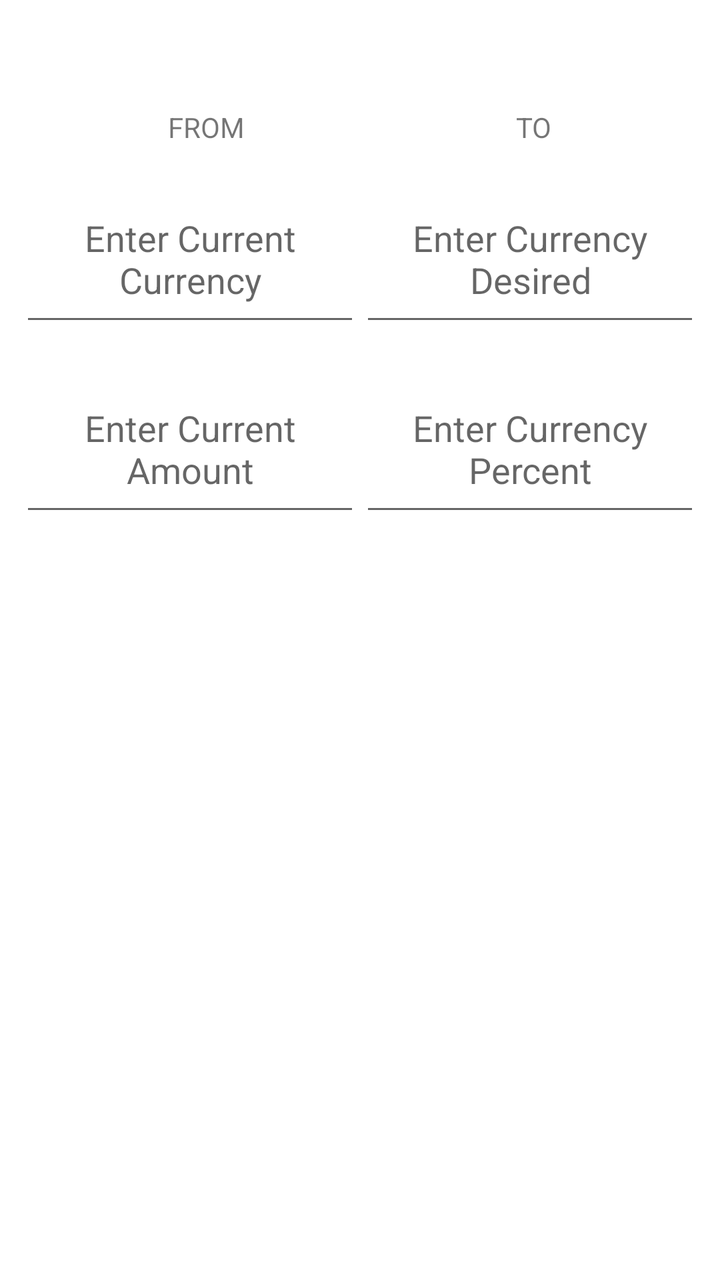
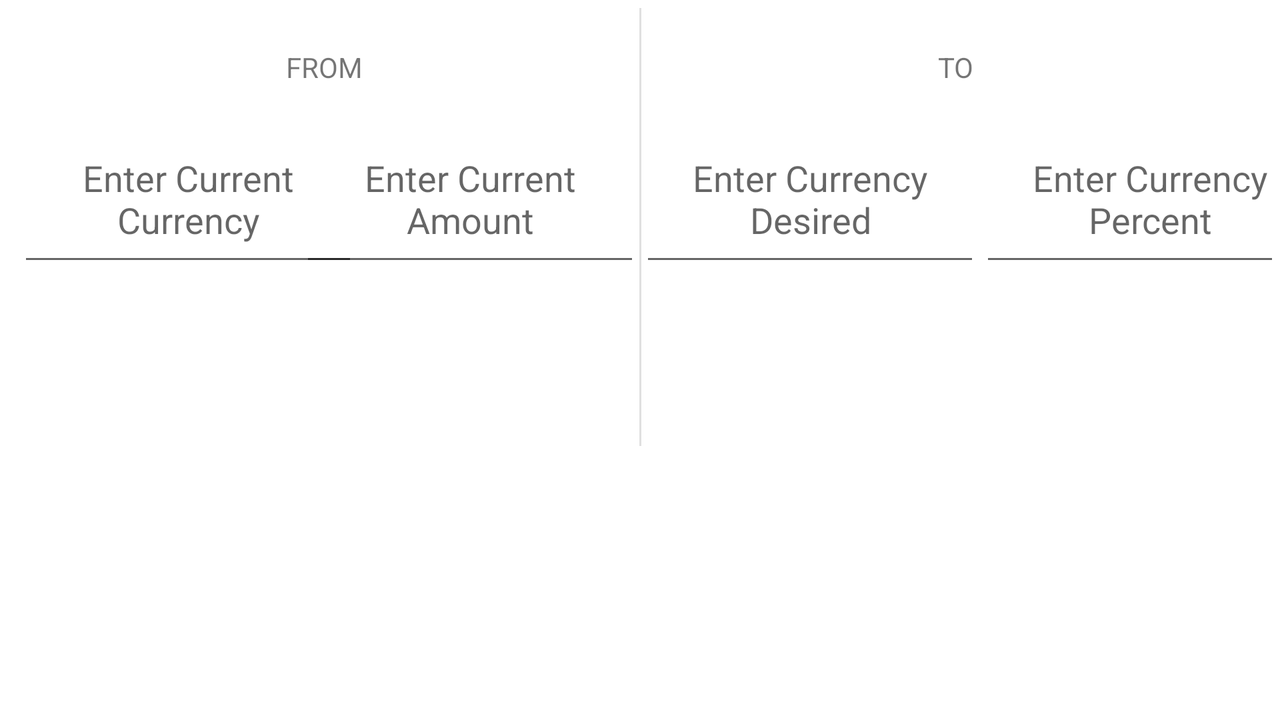

Compare how this app lays out the same screen by default and in its alternative resource folder. The renders come first, then the two layout files and the values they reference.
<!-- AndroidManifest.xml: application theme Theme.FinalExam2 -->
<!-- res/layout/main_include_text_input.xml -->
<?xml version="1.0" encoding="utf-8"?>
<androidx.constraintlayout.widget.ConstraintLayout
    xmlns:android="http://schemas.android.com/apk/res/android"
    xmlns:app="http://schemas.android.com/apk/res-auto"
    xmlns:tools="http://schemas.android.com/tools"
    android:layout_width="match_parent"
    android:layout_height="match_parent"
    android:layout_margin="@dimen/slim_activity_margin"
    android:background="@color/defaultBackgroundColor"
    android:gravity="center"
    tools:showIn="@layout/content_main">

    <TextView
        android:id="@+id/from_currency_type_text"
        android:layout_width="wrap_content"
        android:layout_height="wrap_content"
        android:layout_marginTop="50dp"
        android:layout_marginEnd="28dp"
        android:text="@string/from"
        app:layout_constraintEnd_toStartOf="@+id/to_currency_type_text"
        app:layout_constraintHorizontal_bias="0.5"
        app:layout_constraintStart_toStartOf="parent"
        app:layout_constraintTop_toTopOf="parent" />

    <EditText
        android:id="@+id/from_currency_type_input"
        android:layout_width="170dp"
        android:layout_height="80dp"
        android:layout_marginStart="15dp"
        android:layout_marginTop="15dp"
        android:ems="15"
        android:hint="@string/enter_current_currency"
        android:textAlignment="center"
        app:layout_constraintEnd_toStartOf="@+id/to_currency_type_input"
        app:layout_constraintHorizontal_bias="0.5"
        app:layout_constraintStart_toStartOf="parent"
        app:layout_constraintTop_toBottomOf="@+id/from_currency_type_text" />

    <EditText
        android:id="@+id/from_amount"
        android:layout_width="170dp"
        android:layout_height="80dp"
        android:layout_marginStart="15dp"
        android:layout_marginTop="15dp"
        android:ems="15"
        android:hint="@string/enter_current_amount"
        android:textAlignment="center"
        app:layout_constraintEnd_toStartOf="@+id/conversion_percent"
        app:layout_constraintHorizontal_bias="0.5"
        app:layout_constraintStart_toStartOf="parent"
        app:layout_constraintTop_toBottomOf="@+id/from_currency_type_input" />

    <TextView
        android:id="@+id/to_currency_type_text"
        android:layout_width="wrap_content"
        android:layout_height="wrap_content"
        android:layout_marginStart="28dp"
        android:layout_marginTop="50dp"
        android:text="@string/to"
        app:layout_constraintEnd_toEndOf="parent"
        app:layout_constraintHorizontal_bias="0.5"
        app:layout_constraintStart_toEndOf="@+id/from_currency_type_text"
        app:layout_constraintTop_toTopOf="parent" />

    <EditText
        android:id="@+id/to_currency_type_input"
        android:layout_width="170dp"
        android:layout_height="80dp"
        android:layout_marginTop="15dp"
        android:layout_marginEnd="15dp"
        android:ems="15"
        android:hint="@string/enter_currency_desired"
        android:textAlignment="center"
        app:layout_constraintEnd_toEndOf="parent"
        app:layout_constraintHorizontal_bias="0.5"
        app:layout_constraintStart_toEndOf="@+id/from_currency_type_input"
        app:layout_constraintTop_toBottomOf="@+id/to_currency_type_text" />

    <EditText
        android:id="@+id/conversion_percent"
        android:layout_width="170dp"
        android:layout_height="80dp"
        android:layout_marginTop="15dp"
        android:layout_marginEnd="15dp"
        android:ems="15"
        android:hint="@string/enter_currency_percent"
        android:textAlignment="center"
        app:layout_constraintEnd_toEndOf="parent"
        app:layout_constraintHorizontal_bias="0.5"
        app:layout_constraintStart_toEndOf="@+id/from_amount"
        app:layout_constraintTop_toBottomOf="@+id/to_currency_type_input" />


</androidx.constraintlayout.widget.ConstraintLayout>
<!-- res/layout/content_main.xml (included above) -->
<?xml version="1.0" encoding="utf-8"?>
<androidx.constraintlayout.widget.ConstraintLayout
    xmlns:android="http://schemas.android.com/apk/res/android"
    xmlns:app="http://schemas.android.com/apk/res-auto"
    xmlns:tools="http://schemas.android.com/tools"
    android:layout_width="match_parent"
    android:layout_height="match_parent"
    android:background="@color/secondaryDarkColor"
    app:layout_behavior="@string/appbar_scrolling_view_behavior">

    <include layout="@layout/main_include_instruction_bar" />

    <include
        layout="@layout/main_include_text_input_shell"
        android:layout_width="match_parent"
        android:layout_height="match_parent"
        android:layout_marginTop="?actionBarSize"
         />

</androidx.constraintlayout.widget.ConstraintLayout>
<!-- res/layout/main_include_instruction_bar.xml (included above) -->
<?xml version="1.0" encoding="utf-8"?>
<com.google.android.material.appbar.AppBarLayout
    xmlns:android="http://schemas.android.com/apk/res/android"
    xmlns:app="http://schemas.android.com/apk/res-auto"
    xmlns:tools="http://schemas.android.com/tools"
    android:id="@+id/instruction_bar"
    android:layout_width="match_parent"
    android:layout_height="?actionBarSize"
    android:background="@color/secondaryDarkColor"
    android:gravity="center"
    app:layout_constraintStart_toStartOf="parent"
    app:layout_constraintTop_toTopOf="parent"
    tools:showIn="@layout/content_main"
    tools:ignore="Overdraw">

    <TextView
        android:layout_width="match_parent"
        android:layout_height="wrap_content"
        android:gravity="center"
        android:text="@string/banner_text"
        android:textAppearance="@style/TextAppearance.MaterialComponents.Subtitle1"
        android:textStyle="bold"
        android:textColor="@color/primaryTextColor" />

</com.google.android.material.appbar.AppBarLayout>
<!-- res/layout/main_include_text_input_shell.xml (included above) -->
<?xml version="1.0" encoding="utf-8"?>
<androidx.constraintlayout.widget.ConstraintLayout
    xmlns:android="http://schemas.android.com/apk/res/android"
    xmlns:app="http://schemas.android.com/apk/res-auto"
    android:layout_width="match_parent"
    android:layout_height="match_parent"
    android:layout_marginBottom="?actionBarSize"
    app:layout_behavior="@string/appbar_scrolling_view_behavior">

    <include layout="@layout/main_include_text_input" />

</androidx.constraintlayout.widget.ConstraintLayout>
<!-- resources referenced by this layout -->
<resources>
  <color name="defaultBackgroundColor">@color/cardview_light_background</color>
  <color name="primaryTextColor">#ffffff</color>
  <color name="secondaryDarkColor">#102027</color>
  <dimen name="slim_activity_margin">4dp</dimen>
  <string name="banner_text">Please enter the names and amounts:</string>
  <string name="enter_currency_desired">Enter Currency Desired</string>
  <string name="enter_currency_percent">Enter Currency Percent</string>
  <string name="enter_current_amount">Enter Current Amount</string>
  <string name="enter_current_currency">Enter Current Currency</string>
  <string name="from">FROM</string>
  <string name="to">TO</string>
  <style name="Theme.FinalExam2" parent="Theme.MaterialComponents.DayNight.DarkActionBar">
          
          <item name="colorPrimary">@color/primaryColor</item>
          <item name="colorPrimaryVariant">@color/primaryDarkColor</item>
          <item name="colorOnPrimary">@color/primaryTextColor</item>
          
          <item name="colorSecondary">@color/secondaryColor</item>
          <item name="colorSecondaryVariant">@color/secondaryDarkColor</item>
          <item name="colorOnSecondary">@color/secondaryTextColor</item>
          
          <item name="android:statusBarColor" tools:targetApi="l">?attr/colorSecondaryVariant</item>
          <item name="android:navigationBarColor" tools:targetApi="l">@color/blackColor</item>
          
      </style>
  <color name="primaryColor">#546e7a</color>
  <color name="primaryDarkColor">#29434e</color>
  <color name="secondaryColor">#37474f</color>
  <color name="secondaryTextColor">#ffffff</color>
  <color name="blackColor">#000000</color>
</resources>
<!-- res/layout-land/main_include_text_input.xml (the repository's variant of the layout above) -->
<!-- drawn on the phone turned sideways -->
<?xml version="1.0" encoding="utf-8"?>
<androidx.constraintlayout.widget.ConstraintLayout
    xmlns:android="http://schemas.android.com/apk/res/android"
    xmlns:app="http://schemas.android.com/apk/res-auto"
    xmlns:tools="http://schemas.android.com/tools"
    android:layout_width="match_parent"
    android:layout_height="match_parent"
    android:layout_margin="@dimen/slim_activity_margin"
    android:background="@color/defaultBackgroundColor"
    android:gravity="center"
    tools:showIn="@layout/content_main">

    <TextView
        android:id="@+id/from_currency_type_text"
        android:layout_width="wrap_content"
        android:layout_height="wrap_content"
        android:layout_marginTop="20dp"
        android:text="@string/from"
        app:layout_constraintEnd_toEndOf="@+id/from_amount"
        app:layout_constraintStart_toStartOf="parent"
        app:layout_constraintTop_toTopOf="parent" />

    <EditText
        android:id="@+id/from_currency_type_input"
        android:layout_width="170dp"
        android:layout_height="80dp"
        android:layout_marginStart="5dp"
        android:layout_marginTop="15dp"
        android:ems="15"
        android:hint="@string/enter_current_currency"
        android:textAlignment="center"
        app:layout_constraintStart_toStartOf="parent"
        app:layout_constraintTop_toBottomOf="@+id/from_currency_type_text" />

    <EditText
        android:id="@+id/from_amount"
        android:layout_width="170dp"
        android:layout_height="80dp"
        android:layout_marginTop="15dp"
        android:ems="15"
        android:hint="@string/enter_current_amount"
        android:textAlignment="center"
        app:layout_constraintStart_toEndOf="@+id/from_currency_type_input"
        app:layout_constraintEnd_toStartOf="@+id/to_currency_type_input"
        app:layout_constraintTop_toBottomOf="@+id/from_currency_type_text" />

    <TextView
        android:id="@+id/to_currency_type_text"
        android:layout_width="wrap_content"
        android:layout_height="wrap_content"
        android:layout_marginTop="20dp"
        android:text="@string/to"
        app:layout_constraintEnd_toEndOf="parent"
        app:layout_constraintStart_toStartOf="@+id/to_currency_type_input"
        app:layout_constraintTop_toTopOf="parent" />

    <EditText
        android:id="@+id/to_currency_type_input"
        android:layout_width="170dp"
        android:layout_height="80dp"
        android:layout_marginTop="15dp"
        android:ems="15"
        android:hint="@string/enter_currency_desired"
        android:textAlignment="center"
        app:layout_constraintStart_toEndOf="@+id/from_amount"
        app:layout_constraintEnd_toStartOf="@+id/conversion_percent"
        app:layout_constraintTop_toBottomOf="@+id/to_currency_type_text" />

    <EditText
        android:id="@+id/conversion_percent"
        android:layout_width="170dp"
        android:layout_height="80dp"
        android:layout_marginTop="15dp"
        android:layout_marginEnd="5dp"
        android:ems="15"
        android:hint="@string/enter_currency_percent"
        android:textAlignment="center"
        app:layout_constraintEnd_toEndOf="parent"
        app:layout_constraintStart_toEndOf="@+id/to_currency_type_input"
        app:layout_constraintTop_toBottomOf="@+id/to_currency_type_text" />

    <View
        android:id="@+id/divider"
        android:layout_width="1dp"
        android:layout_height="219dp"
        android:background="?android:attr/listDivider"
        app:layout_constraintEnd_toStartOf="@+id/to_currency_type_input"
        app:layout_constraintStart_toEndOf="@+id/from_amount"
        app:layout_constraintTop_toTopOf="parent"
        tools:layout_editor_absoluteY="16dp" />


</androidx.constraintlayout.widget.ConstraintLayout>
<!-- res/layout/main_include_text_input.xml (included above) -->
<?xml version="1.0" encoding="utf-8"?>
<androidx.constraintlayout.widget.ConstraintLayout
    xmlns:android="http://schemas.android.com/apk/res/android"
    xmlns:app="http://schemas.android.com/apk/res-auto"
    xmlns:tools="http://schemas.android.com/tools"
    android:layout_width="match_parent"
    android:layout_height="match_parent"
    android:layout_margin="@dimen/slim_activity_margin"
    android:background="@color/defaultBackgroundColor"
    android:gravity="center"
    tools:showIn="@layout/content_main">

    <TextView
        android:id="@+id/from_currency_type_text"
        android:layout_width="wrap_content"
        android:layout_height="wrap_content"
        android:layout_marginTop="50dp"
        android:layout_marginEnd="28dp"
        android:text="@string/from"
        app:layout_constraintEnd_toStartOf="@+id/to_currency_type_text"
        app:layout_constraintHorizontal_bias="0.5"
        app:layout_constraintStart_toStartOf="parent"
        app:layout_constraintTop_toTopOf="parent" />

    <EditText
        android:id="@+id/from_currency_type_input"
        android:layout_width="170dp"
        android:layout_height="80dp"
        android:layout_marginStart="15dp"
        android:layout_marginTop="15dp"
        android:ems="15"
        android:hint="@string/enter_current_currency"
        android:textAlignment="center"
        app:layout_constraintEnd_toStartOf="@+id/to_currency_type_input"
        app:layout_constraintHorizontal_bias="0.5"
        app:layout_constraintStart_toStartOf="parent"
        app:layout_constraintTop_toBottomOf="@+id/from_currency_type_text" />

    <EditText
        android:id="@+id/from_amount"
        android:layout_width="170dp"
        android:layout_height="80dp"
        android:layout_marginStart="15dp"
        android:layout_marginTop="15dp"
        android:ems="15"
        android:hint="@string/enter_current_amount"
        android:textAlignment="center"
        app:layout_constraintEnd_toStartOf="@+id/conversion_percent"
        app:layout_constraintHorizontal_bias="0.5"
        app:layout_constraintStart_toStartOf="parent"
        app:layout_constraintTop_toBottomOf="@+id/from_currency_type_input" />

    <TextView
        android:id="@+id/to_currency_type_text"
        android:layout_width="wrap_content"
        android:layout_height="wrap_content"
        android:layout_marginStart="28dp"
        android:layout_marginTop="50dp"
        android:text="@string/to"
        app:layout_constraintEnd_toEndOf="parent"
        app:layout_constraintHorizontal_bias="0.5"
        app:layout_constraintStart_toEndOf="@+id/from_currency_type_text"
        app:layout_constraintTop_toTopOf="parent" />

    <EditText
        android:id="@+id/to_currency_type_input"
        android:layout_width="170dp"
        android:layout_height="80dp"
        android:layout_marginTop="15dp"
        android:layout_marginEnd="15dp"
        android:ems="15"
        android:hint="@string/enter_currency_desired"
        android:textAlignment="center"
        app:layout_constraintEnd_toEndOf="parent"
        app:layout_constraintHorizontal_bias="0.5"
        app:layout_constraintStart_toEndOf="@+id/from_currency_type_input"
        app:layout_constraintTop_toBottomOf="@+id/to_currency_type_text" />

    <EditText
        android:id="@+id/conversion_percent"
        android:layout_width="170dp"
        android:layout_height="80dp"
        android:layout_marginTop="15dp"
        android:layout_marginEnd="15dp"
        android:ems="15"
        android:hint="@string/enter_currency_percent"
        android:textAlignment="center"
        app:layout_constraintEnd_toEndOf="parent"
        app:layout_constraintHorizontal_bias="0.5"
        app:layout_constraintStart_toEndOf="@+id/from_amount"
        app:layout_constraintTop_toBottomOf="@+id/to_currency_type_input" />


</androidx.constraintlayout.widget.ConstraintLayout>
